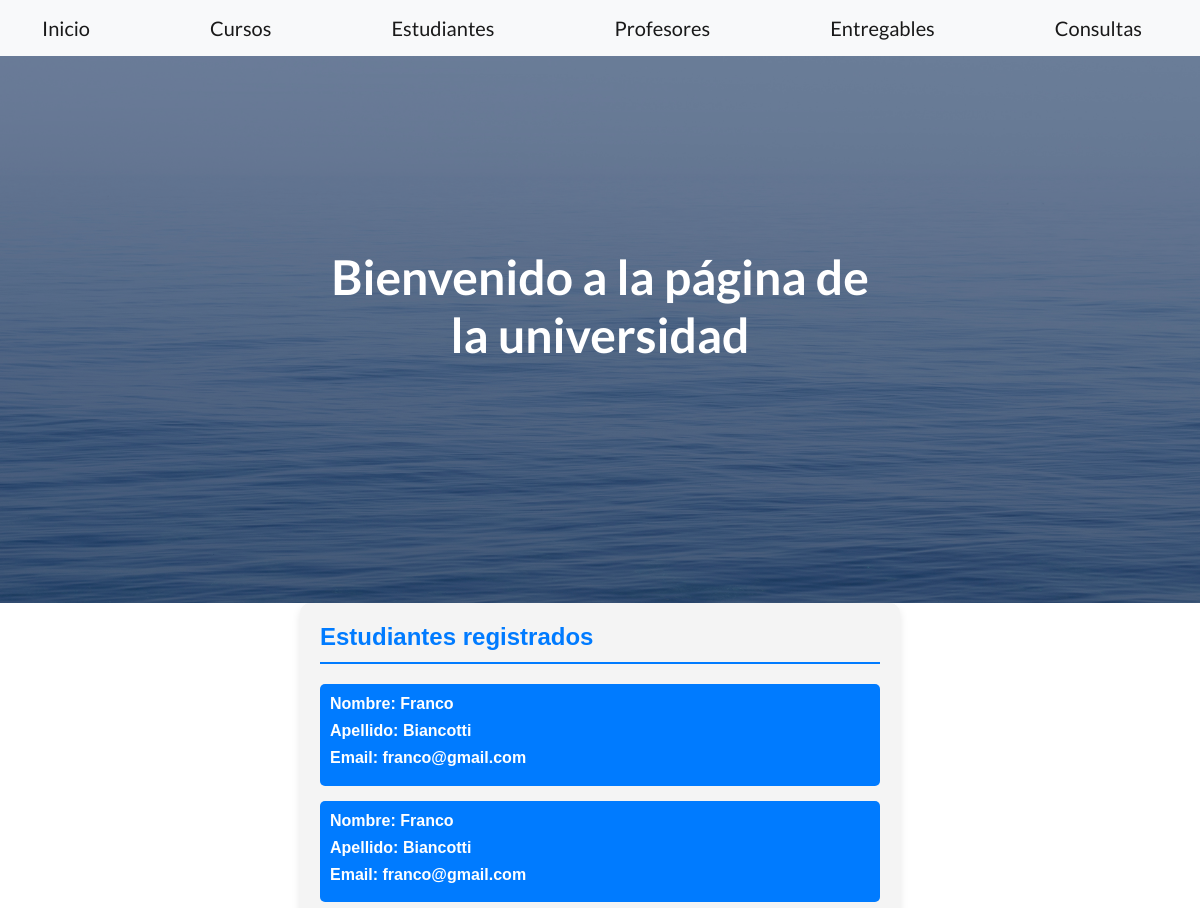
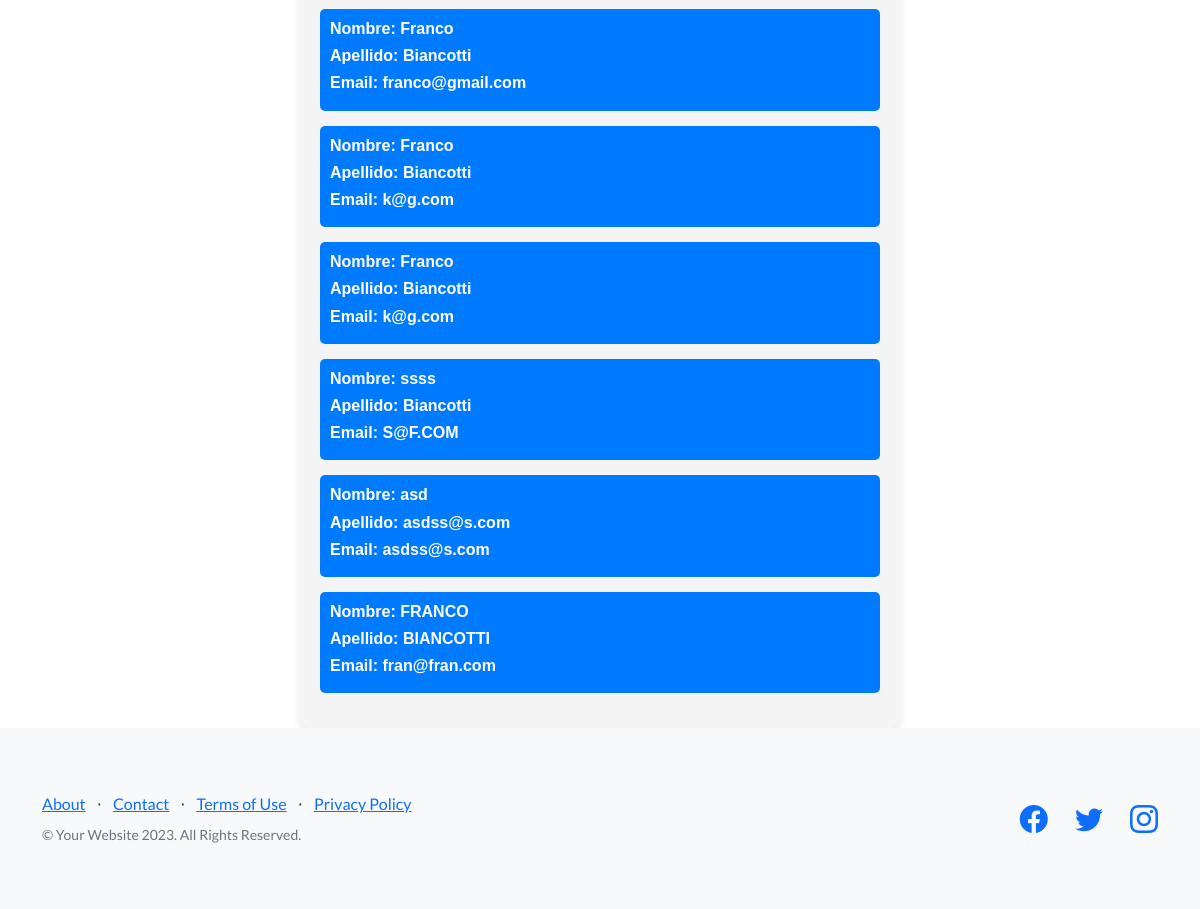
Screenshot of /Appblog/consulta_estudiantes/ with the database file from the repository (2 pictures, top to bottom).
### Appblog/models.py (models this page shows)
class Estudiante(models.Model):
    nombre = models.CharField(max_length=30)
    apellido = models.CharField(max_length=30)
    email = models.EmailField()

### Appblog/views.py (the view)
# urls.py: path('consulta_estudiantes/', views.consultas_estudiantes, name = 'ConsultaEstudiantes'),
def consultas_estudiantes (request):
    variable = models.Estudiante.objects.all()
    return render(request,'Appblog/consultas_estudiantes.html',{"value" : variable})

### Appblog/templates/Appblog/consultas_estudiantes.html
{% extends 'Appblog/padre.html' %}
{% load static %}
{% block contenidoQueCambia %}
<div style="font-family: Arial, sans-serif; padding: 20px; background-color: #f4f4f4; max-width: 600px; margin: auto; border-radius: 10px; box-shadow: 0 4px 8px rgba(0, 0, 0, 0.1);">
    <h4 style="color: #007bff; border-bottom: 2px solid #007bff; padding-bottom: 10px;">Estudiantes registrados</h4>
    <div style="margin-top: 20px;">
    {% for n in value %}
        <div style="color: #fff; background-color: #007bff; padding: 10px; border-radius: 5px; margin-bottom: 15px;">
            <h6>Nombre: {{n.nombre}}</h6>
            <h6>Apellido: {{n.apellido}}</h6>
            <h6>Email: {{n.email}}</h6>
        </div>
    {% endfor %}
    </div>
</div>
{% endblock contenidoQueCambia %}

### Appblog/templates/Appblog/padre.html (shortened to what this page needs)
<!DOCTYPE html>
<html lang="en">
    <head>
        {% load static %}
        <link href="https://cdn.jsdelivr.net/npm/bootstrap-icons@1.5.0/font/bootstrap-icons.css" rel="stylesheet" type="text/css" />
        <link href="{% static 'Appblog/css/styles.css' %}" rel="stylesheet" />
    </head>
    <body>
        <nav class="navbar navbar-light bg-light static-top">
            <div class="container">
                <a class="navbar-brand" href={% url 'Inicio' %}>Inicio</a>
                <a class="navbar-brand" href={% url 'Cursos' %}>Cursos</a>
                <a class="navbar-brand" href={% url 'Estudiantes' %}>Estudiantes</a>
                <a class="navbar-brand" href={% url 'Profesores' %}>Profesores</a>
                <a class="navbar-brand" href={% url 'Entregables' %}>Entregables</a>
                <a class="navbar-brand" href={% url 'Consultas' %}>Consultas</a>
            </div>
        </nav>
        <header class="masthead">
            <div class="container position-relative">
                <div class="row justify-content-center">
                    <div class="col-xl-6">
                        <div class="text-center text-white">
                            <h1 class="mb-5">Bienvenido a la página de la universidad</h1>
                        </div>
                    </div>
                </div>
            </div>
        </header>
        {% block contenidoQueCambia %}
        {% endblock contenidoQueCambia %}
        <footer class="footer bg-light">
            <div class="container">
                <div class="row">
                    <div class="col-lg-6 h-100 text-center text-lg-start my-auto">
                        <ul class="list-inline mb-2">
                            <li class="list-inline-item"><a href="#!">About</a></li>
                            <li class="list-inline-item">⋅</li>
                            <li class="list-inline-item"><a href="#!">Contact</a></li>
                            <li class="list-inline-item">⋅</li>
                            <li class="list-inline-item"><a href="#!">Terms of Use</a></li>
                            <li class="list-inline-item">⋅</li>
                            <li class="list-inline-item"><a href="#!">Privacy Policy</a></li>
                        </ul>
                        <p class="text-muted small mb-4 mb-lg-0">&copy; Your Website 2023. All Rights Reserved.</p>
                    </div>
                    <div class="col-lg-6 h-100 text-center text-lg-end my-auto">
                        <ul class="list-inline mb-0">
                            <li class="list-inline-item me-4">
                                <a href="#!"><i class="bi-facebook fs-3"></i></a>
                            </li>
                            <li class="list-inline-item me-4">
                                <a href="#!"><i class="bi-twitter fs-3"></i></a>
                            </li>
                            <li class="list-inline-item">
                                <a href="#!"><i class="bi-instagram fs-3"></i></a>
                            </li>
                        </ul>
                    </div>
                </div>
            </div>
        </footer>
    </body>
</html>

### rows the page displays
Estudiante: nombre "Franco", apellido "Biancotti", email "franco@gmail.com"
Estudiante: nombre "Franco", apellido "Biancotti", email "franco@gmail.com"
Estudiante: nombre "Franco", apellido "Biancotti", email "franco@gmail.com"
Estudiante: nombre "Franco", apellido "Biancotti", email "k@g.com"
Estudiante: nombre "Franco", apellido "Biancotti", email "k@g.com"
Estudiante: nombre "ssss", apellido "Biancotti", email "S@F.COM"
Estudiante: nombre "asd", apellido "asdss@s.com", email "asdss@s.com"
Estudiante: nombre "FRANCO", apellido "BIANCOTTI", email "fran@fran.com"
